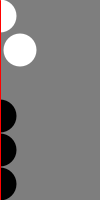
Frame 1 (no input)
Frame 60 (the mouse pressed at the canvas centre just before this capture): identical to frame 1, image omitted
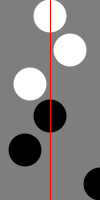
Frame 120 (the mouse held since frame 60 and released just before this capture)

The Processing sketch that drew these frames (run headless with seeded random() and noise(); from frame 60 on, the mouse is pressed at the canvas centre):

// Processing sketch: Intaractivity_01_Mouse
// ── Intaractivity_01_Mouse.pde
// Mouse Position

void setup(){
  size(100, 200);

}

void draw(){
  background(126);
  noStroke();

  fill(255); // white

  // TOP circle
  ellipse(mouseX,16, 33,33);

  // Middle circle
  ellipse(mouseX+20,50, 33,33);

  // BOTTOM circle
  ellipse(mouseX-20,84, 33,33);

  fill(0); // black

  // TOP circle
  ellipse(mouseX,116, 33,33);

  // MIDDLE circle
  ellipse(mouseX/2,150, 33,33);

  // BOTTOM circle
  ellipse(mouseX*2,184,33,33);


  stroke(255,0,0);
  line(mouseX,0, mouseX,height);

}
